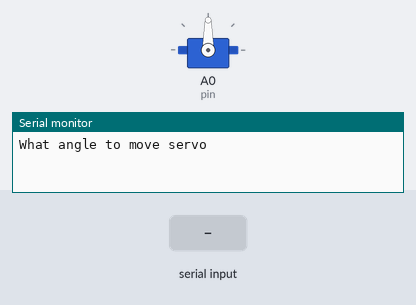
A sketch run on a simulated Arduino Uno, built with avr-gcc and run on an emulated ATmega328P. On the bench: servo, the last lines printed to the serial monitor. The test bench sets the inputs (shaded band).

Above: at 1.2 s.
1.3 s: "90,45\n" received over Serial
At 4.0 s:
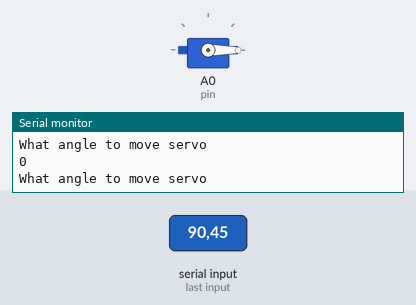
4.3 s: "30,150\n" received over Serial
At 4.8 s:
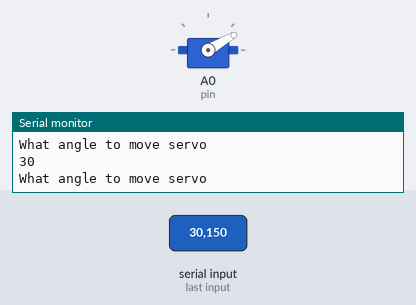
7.3 s: "200\n" received over Serial
At 9.0 s:
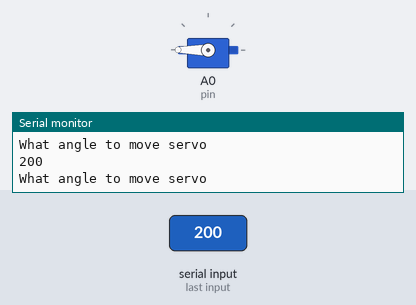
9.8 s: "1,90,45\n" received over Serial
At 12.0 s:
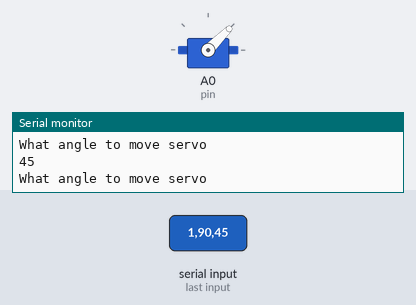
12.3 s: "90\n" received over Serial
At 13.9 s:
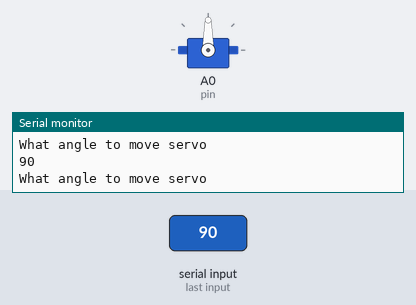
14.8 s: "1,90\n" received over Serial
At 15.1 s:
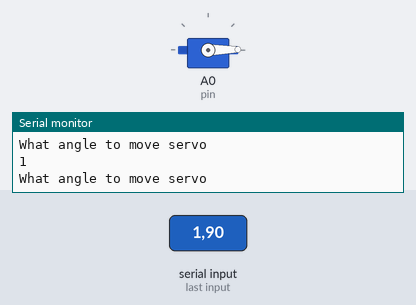
Timing chart, 0 to 18.3 s (numbered marks = the images above; inputs shaded):
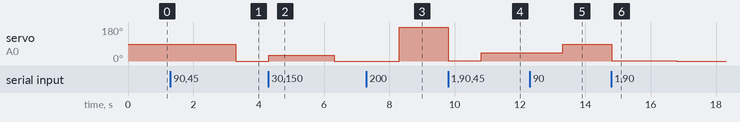

Measured:
- after the input at 1.3 s, servo on A0 (pin): 90° → 0° after 2.0 s
- after the input at 4.3 s, servo on A0 (pin): 0° → 30° at once, → 0° 2.0 s later
- after the input at 7.3 s, servo on A0 (pin): 0° → 180° after 1.0 s
- after the input at 9.8 s, servo on A0 (pin): 180° → 1° at once, → 45° 1.0 s later
- after the input at 12.3 s, servo on A0 (pin): 45° → 90° after 1.0 s
- after the input at 14.8 s, servo on A0 (pin): 90° → 1° at once, → 0° 2.0 s later

The sketch:

servos.ino
```cpp
#include <Servo.h>
int pin = A0;
int pos;
Servo servo; //object

void setup() {
  // put your setup code here, to run once:
  // red goes to power
  // brown ground
  // orange control
  Serial.begin(9600);
  servo.attach(pin);
}

void loop() {
  // put your main code here, to run repeatedly:
  Serial.println("What angle to move servo");
  while( Serial.available() < 1){} // using == 0 is fragile
  pos=Serial.parseInt();
  Serial.parseInt();//parseInt() also has another 0 for a return line so need to call it again to clear the buffer
  Serial.println(pos);
  servo.write(pos);

}
```
